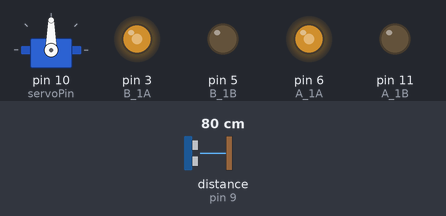
The sketch below on a simulated Arduino Uno, built with avr-gcc and run on an emulated ATmega328P. Shown: servo, output pins drawn as LEDs (lit = HIGH). Wiring (inferred from the names in the program): ultrasonic range finder: trigger pin 8; echo pin 9. Inputs (shaded band) come from the test bench; at power-on: distance to the obstacle (sensor on pin 9) 80 cm. The echo pulse lasts 58.3 µs per cm; pins used as bus, display or sensor lines are not drawn.

Above: at 1.2 s.
1.3 s: distance to the obstacle (sensor on pin 9) set to 29 cm
2.8 s: distance to the obstacle (sensor on pin 9) set to 22 cm
At 3.6 s:
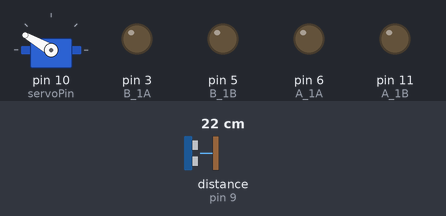
At 6.1 s:
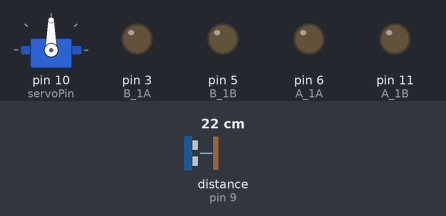
8.6 s: distance to the obstacle (sensor on pin 9) set to 19 cm
At 13.8 s:
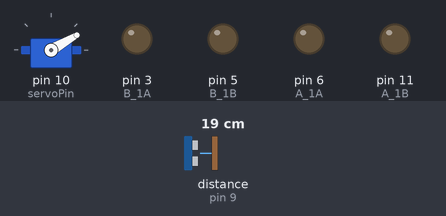
Timing chart, 0 to 17.6 s (numbered marks = the images above; inputs shaded):
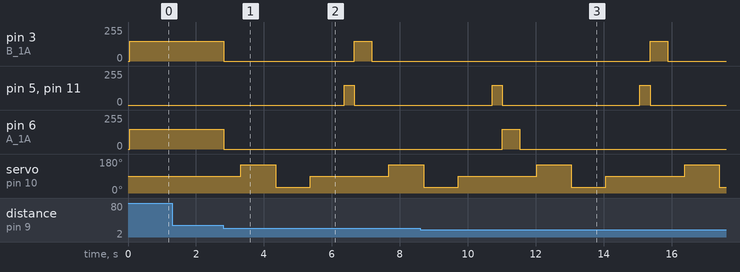

The sketch:

RCcar.ino
```cpp
#include <Servo.h>
int A_1A = 6, A_1B = 11, B_1A = 3, B_1B = 5; //PWM -> Analog출력을 위해서
int trig = 8, echo = 9;
int servoPin = 10;
Servo servo;
int motorASpeed = 150, motorBSpeed = 150; //모터 속도를 (같게...?)조절하기 위해서, 0~255

void setup() {
  Serial.begin(9600);
  pinMode(A_1A, OUTPUT); pinMode(A_1B, OUTPUT);
  pinMode(B_1A, OUTPUT); pinMode(B_1B, OUTPUT);
  digitalWrite(A_1A, LOW); digitalWrite(A_1B, LOW); //초기화
  digitalWrite(B_1A, LOW); digitalWrite(B_1B, LOW); //초기화 안해도 될수도...?
  pinMode(trig,OUTPUT); pinMode(echo,INPUT);
  servo.attach(servoPin); servo.write(90);
}

void loop() {
  int cm = getStableDistanceCM();
  long leftDistance = 0, rightDistance = 0;
  if(cm < 25) {
    stop();  delay(500);
    servo.write(150);  delay(500);  //왼쪽
    leftDistance = getStableDistanceCM(); delay(500);
    servo.write(30);   delay(500);  //오른쪽
    rightDistance = getStableDistanceCM(); delay(500);
    servo.write(90);   delay(1000);
    back();  delay(300);
    if(leftDistance > rightDistance) left();
    else right();
    delay(500);
  } else forward();
}

float getDistanceCM() {
  digitalWrite(echo, LOW);
  digitalWrite(trig, LOW);
  delayMicroseconds(2);
  digitalWrite(trig,HIGH);
  delayMicroseconds(10);
  digitalWrite(trig,LOW);
  unsigned long duration=pulseIn(echo,HIGH);  //자료형을 무조건 unsigned long으로 설정해야함
  float distance=340*duration/10000.0/2.0;
  return distance;
}
float getStableDistanceCM() {
  int cmSum = 0;
  for(int i=0; i<10; i++)
    cmSum += getDistanceCM();
  return cmSum/10;
}

void forward() {
  analogWrite(A_1A, motorASpeed);
  analogWrite(A_1B, 0);
  analogWrite(B_1A, motorBSpeed);
  analogWrite(B_1B, 0);
}

void back() {
  analogWrite(A_1A, 0);
  analogWrite(A_1B, motorASpeed);
  analogWrite(B_1A, 0);
  analogWrite(B_1B, motorBSpeed);
}

void left() {
  analogWrite(A_1A, motorASpeed);
  analogWrite(A_1B, 0);
  analogWrite(B_1A, 0);
  analogWrite(B_1B, 0);
}

void right() {
  analogWrite(A_1A, 0);
  analogWrite(A_1B, 0);
  analogWrite(B_1A, motorBSpeed);
  analogWrite(B_1B, 0);
}

void stop() {
  analogWrite(A_1A, 0);
  analogWrite(A_1B, 0);
  analogWrite(B_1A, 0);
  analogWrite(B_1B, 0);
}
```

Measured:
- the behaviour switches between 26 and 25 cm on distance to the obstacle (sensor on pin 9) (found by bisection; images 0 and 1)
- the behaviour switches between 22 and 21 cm on distance to the obstacle (sensor on pin 9) (found by bisection; images 2 and 3)
- after the input at 1.3 s, every drawn part: stays the same
- after the input at 2.8 s, pin 3 (B_1A): 150/255 → 0/255 at once, → 150/255 3.8 s later, → 0/255 0.52 s later; pin 5 (B_1B), pin 11 (A_1B): 0/255 → 150/255 after 3.6 s, → 0/255 0.30 s later; pin 6 (A_1A): 150/255 → 0/255 at once; servo on pin 10 (servoPin): 90° → 150° after 0.52 s, → 30° 1.0 s later, → 90° 1.0 s later, → 150° 2.3 s later
- after the input at 8.6 s, pin 6 (A_1A): 0/255 → 150/255 after 2.4 s, → 0/255 0.52 s later
